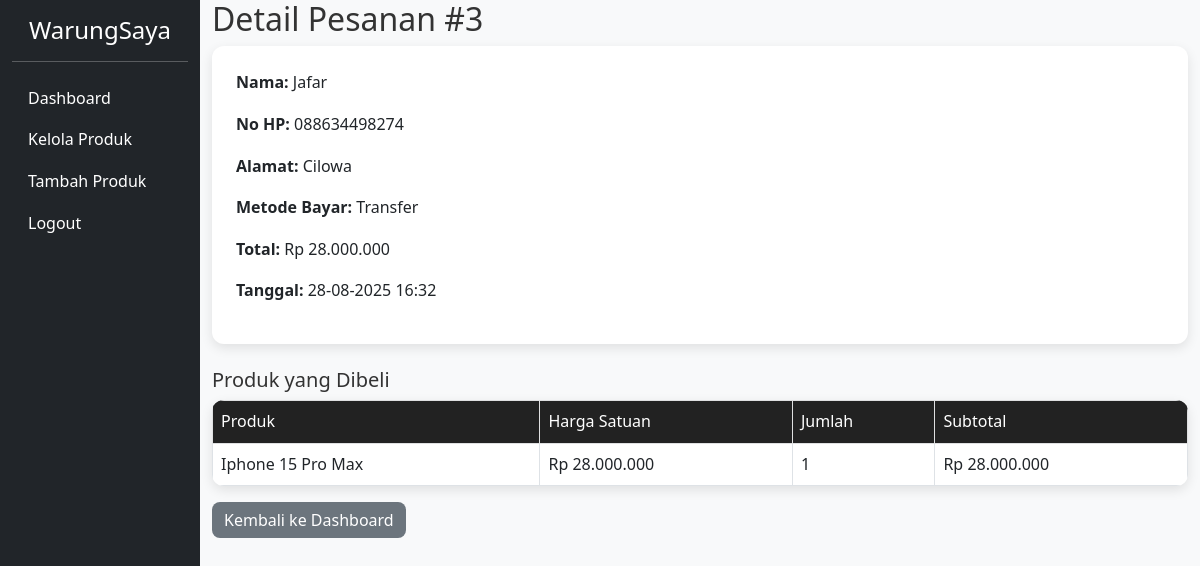
The page /detail_pesanan.php?id=3 (signed in) on the database its author committed.
### tables this page shows
CREATE TABLE `pesanan` (
  `id` int(11) NOT NULL,
  `nama_pelanggan` varchar(100) DEFAULT NULL,
  `no_hp` varchar(15) DEFAULT NULL,
  `alamat` text DEFAULT NULL,
  `metode_bayar` varchar(20) DEFAULT NULL,
  `total` decimal(10,2) DEFAULT NULL,
  `tanggal` timestamp NOT NULL DEFAULT current_timestamp()
);

CREATE TABLE `detail_pesanan` (
  `id` int(11) NOT NULL,
  `pesanan_id` int(11) DEFAULT NULL,
  `produk_id` int(11) DEFAULT NULL,
  `jumlah` int(11) DEFAULT NULL,
  `harga_satuan` decimal(10,2) DEFAULT NULL
);

CREATE TABLE `produk` (
  `id` int(11) NOT NULL,
  `nama` varchar(100) NOT NULL,
  `harga` decimal(10,2) NOT NULL,
  `stok` int(11) NOT NULL,
  `deskripsi` text DEFAULT NULL,
  `created_at` timestamp NOT NULL DEFAULT current_timestamp(),
  `gambar` varchar(100) DEFAULT 'default.jpg'
);

### detail_pesanan.php (the view, shortened to what this page needs)
<?php
require '../includes/db.php';
$id = $_GET['id'] ?? null;
$stmt = $pdo->prepare("SELECT * FROM pesanan WHERE id = ?");
$stmt->execute([$id]);
$pesanan = $stmt->fetch();
$stmt = $pdo->prepare("
    SELECT dp.*, p.nama
    FROM detail_pesanan dp
    JOIN produk p ON dp.produk_id = p.id
    WHERE dp.pesanan_id = ?
");
$stmt->execute([$id]);
$detail = $stmt->fetchAll();
?>
<?php include '../includes/header.php'; ?>
<?php include '../includes/sidebar.php'; ?>
<div class="col-md-10">
    <h2>Detail Pesanan #<?= $pesanan['id'] ?></h2>
    <div class="card mb-4">
        <div class="card-body">
            <p><strong>Nama:</strong> <?= $pesanan['nama_pelanggan'] ?></p>
            <p><strong>No HP:</strong> <?= $pesanan['no_hp'] ?></p>
            <p><strong>Alamat:</strong> <?= nl2br(htmlspecialchars($pesanan['alamat'])) ?></p>
            <p><strong>Metode Bayar:</strong> <?= $pesanan['metode_bayar'] ?></p>
            <p><strong>Total:</strong> Rp <?= number_format($pesanan['total'], 0, ',', '.') ?></p>
            <p><strong>Tanggal:</strong> <?= date('d-m-Y H:i', strtotime($pesanan['tanggal'])) ?></p>
        </div>
    </div>
    <h5>Produk yang Dibeli</h5>
    <table class="table table-bordered">
        <thead class="table-light">
            <tr>
                <th>Produk</th>
                <th>Harga Satuan</th>
                <th>Jumlah</th>
                <th>Subtotal</th>
            </tr>
        </thead>
        <tbody>
            <?php foreach ($detail as $d):
                $subtotal = $d['jumlah'] * $d['harga_satuan'];
            ?>
                <tr>
                    <td><?= $d['nama'] ?></td>
                    <td>Rp <?= number_format($d['harga_satuan'], 0, ',', '.') ?></td>
                    <td><?= $d['jumlah'] ?></td>
                    <td>Rp <?= number_format($subtotal, 0, ',', '.') ?></td>
                </tr>
            <?php endforeach; ?>
        </tbody>
    </table>
    <a href="dashboard.php" class="btn btn-secondary">Kembali ke Dashboard</a>
</div>
<?php include '../includes/footer.php'; ?>

### style.css (style rules this page uses)
* { margin: 0; padding: 0; box-sizing: border-box; }
body { font-family: 'Segoe UI', Tahoma, Geneva, Verdana, sans-serif; background-color: #f8f9fa; color: #333; line-height: 1.6; }
.card { border: none; border-radius: 12px; overflow: hidden; transition: transform 0.2s, box-shadow 0.2s; }
.card-body { padding: 1rem; }
.btn { border-radius: 8px; font-weight: 500; transition: all 0.2s; }
.table { border-radius: 12px; overflow: hidden; box-shadow: 0 4px 12px rgba(0,0,0,0.1); }
.table thead { background-color: #222; color: white; }
.btn-secondary { background-color: #6c757d; border: none; }

### style_admin.css (style rules this page uses)
* { margin: 0; padding: 0; box-sizing: border-box; }
body { font-family: 'Segoe UI', Tahoma, Geneva, Verdana, sans-serif; background-color: #f8f9fa; color: #333; line-height: 1.6; }
.card { border: none; border-radius: 12px; overflow: hidden; box-shadow: 0 4px 12px rgba(0,0,0,0.1); transition: transform 0.2s; }
.card-body { padding: 1.5rem; }
.table { border-radius: 12px; overflow: hidden; box-shadow: 0 4px 12px rgba(0,0,0,0.1); }
.table thead th { background-color: #222; color: white; font-weight: 500; }
.btn { border-radius: 8px; font-weight: 500; transition: all 0.2s; }
.btn-secondary { background-color: #6c757d; border: none; color: white; }

### rows shown on the page
pesanan: nama_pelanggan "Jafar", no_hp "088634498274", alamat "Cilowa", metode_bayar "Transfer", total "28.000.000", tanggal "28-08-2025 16:32"
detail_pesanan: produk.nama "Iphone 15 Pro Max", harga_satuan "28.000.000", jumlah "1", subtotal "28.000.000"
